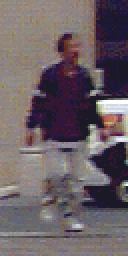
#> input picture lab11_HOG/pos/per00003.ppm, 64 x 128 px, given in place of per00060.ppm, which was not available (shown 2 times larger)
$ python zad2_SVM.py   (older library calls are emulated)
#> lines starting #> are read from the running program, lines starting #| are printed output that depends on the picture; pictures that were not available may be replaced by others from this repository, and a replacement may not be noted

import cv2
import numpy as np
import matplotlib.pyplot as plt
import sys
import os
from sklearn import svm
from sklearn.model_selection import train_test_split
import scipy.ndimage.filters as filters
import math
import scipy

# per00060.ppm
img = cv2.imread('./pedestrians/pos/per00060.ppm')
#> img is the input picture: shape (128, 64, 3); mean B, G, R 100.8, 95.7, 107.1

# plt.figure()
# plt.imshow(img, 'gray')


def HOGpicture(w, bs):  # w - histogramy gradientow obrazu, bs - rozmiar komorki (u nas 8)
    bim1 = np.zeros((bs, bs))
    bim1[np.round(bs // 2):np.round(bs // 2) + 1, :] = 1;
    bim = np.zeros(bim1.shape + (9,));
    bim[:, :, 0] = bim1;
    for i in range(0, 9):  # 2:9,
        bim[:, :, i] = scipy.misc.imrotate(bim1, -i * 20, 'nearest') / 255
    Y, X, Z = w.shape
    w[w < 0] = 0;
    im = np.zeros((bs * Y, bs * X));
    for i in range(Y):
        iisl = (i) * bs
        iisu = (i + 1) * bs
        for j in range(X):
            jjsl = j * bs
            jjsu = (j + 1) * bs
            for k in range(9):
                im[iisl:iisu, jjsl:jjsu] += bim[:, :, k] * w[i, j, k];
    return im


def single_grad(img):
    dx = scipy.ndimage.filters.convolve1d(np.int32(img), np.array([-1, 0, 1]), 1)
#> img: shape (128, 64)
    dy = scipy.ndimage.filters.convolve1d(np.int32(img), np.array([-1, 0, 1]), 0)
    # macierz gradientu
    grad = np.sqrt(dx ** 2 + dy ** 2)
    grad[0:1, 0:-1] = 0
#> grad: shape (128, 64) float64; min 0, max 224.5, mean 25.2
    grad[img.shape[0] - 1 - 1, 0:-1] = 0
#> grad: shape (128, 64) float64; min 0, max 224.5, mean 25.1
    grad[0:-1, 0:1] = 0
#> grad: shape (128, 64) float64; min 0, max 224.5, mean 24.8
    grad[0:-1, img.shape[1] - 1 - 1] = 0
#> grad: shape (128, 64) float64; min 0, max 224.5, mean 24.3
    # orient = np.degrees(np.arctan2(dy, dx))
    orient = np.rad2deg(np.arctan2(dy, dx))
    # [8 lines of commented-out code are left out]

    return grad, orient


def gradient(img):
    gradB, orientB = single_grad(img[:, :, 0])
    gradG, orientG = single_grad(img[:, :, 1])
#> in single_grad (call 2), `grad[0:1, 0:-1] = 0`: grad: shape (128, 64) float64; min 0, max 257.2, mean 22.6
#> in single_grad (call 2), `grad[img.shape[0] - 1 - 1, 0:-1] = 0`: grad: shape (128, 64) float64; min 0, max 257.2, mean 22.6
#> in single_grad (call 2), `grad[0:-1, 0:1] = 0`: grad: shape (128, 64) float64; min 0, max 257.2, mean 22.4
#> in single_grad (call 2), `grad[0:-1, img.shape[1] - 1 - 1] = 0`: grad: shape (128, 64) float64; min 0, max 257.2, mean 21.9
    gradR, orientR = single_grad(img[:, :, 2])
#> in single_grad (call 3), `grad[0:1, 0:-1] = 0`: grad: shape (128, 64) float64; min 0, max 232.2, mean 23.4
#> in single_grad (call 3), `grad[img.shape[0] - 1 - 1, 0:-1] = 0`: grad: shape (128, 64) float64; min 0, max 232.2, mean 23.4
#> in single_grad (call 3), `grad[0:-1, 0:1] = 0`: grad: shape (128, 64) float64; min 0, max 232.2, mean 23.2
#> in single_grad (call 3), `grad[0:-1, img.shape[1] - 1 - 1] = 0`:
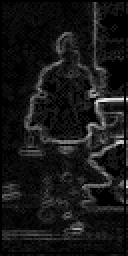
#> grad: shape (128, 64) float64 (shown 2 times larger); min 0, max 232.2, mean 22.7

    grad = gradB.copy()  # poczatkowo wynikowa macierz to gradientskladowej B
    m1 = gradB - gradG  # m1 - tablica pomocnicza do wyznaczania maksimummiedzy skladowymi B i G
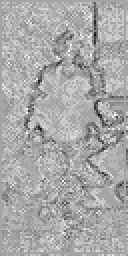
#> m1: shape (128, 64) float64 (shown 2 times larger); min -95.24, max 52.03, mean 2.5; drawn with min black and max white
    grad[m1 < 0] = gradG[
        m1 < 0]  # w macierzy wynikowej gradienty skladowej B sapodmieniane na wieksze od nich gradienty skladowej G
    m2 = grad - gradR
    grad[m2 < 0] = gradR[m2 < 0]

    orient = orientB.copy()  # poczatkowo wynikowa macierz to gradientskladowej B
    orient[m1 < 0] = orientG[
        m1 < 0]  # w macierzy wynikowej gradienty skladowej B sapodmieniane na wieksze od nich gradienty skladowej G
    orient[m2 < 0] = orientR[m2 < 0]
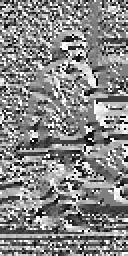
#> orient: shape (128, 64) float64 (shown 2 times larger); min -179.3, max 180, mean 11.2; drawn with min black and max white

    # [6 lines of commented-out code are left out]

    return grad, orient


def HOGhist(img):
    SXY, DIR = gradient(img)
    YY, XX, zz = img.shape
#> YY = 128; XX = 64; zz = 3

    # Obliczenia histogramow
    cellSize = 8  # rozmiar komorki
    YY_cell = np.int32(YY / cellSize)
#> YY_cell = 16
    XX_cell = np.int32(XX / cellSize)
#> XX_cell = 8

    # Kontener na histogramy - zakladamy, ze jest 9 przedzialow
    hist = np.zeros([YY_cell, XX_cell, 9], np.float32)

    # Iteracja po komorkach na obrazie
    for jj in range(0, YY_cell):
        for ii in range(0, XX_cell):

            # Wyciecie komorki
            M = SXY[jj * cellSize:(jj + 1) * cellSize, ii * cellSize:(ii + 1) * cellSize]
            T = DIR[jj * cellSize:(jj + 1) * cellSize, ii * cellSize:(ii + 1) * cellSize]
            M = M.flatten()
            T = T.flatten()

            # Obliczenie histogramu
            for k in range(0, cellSize * cellSize):
                # [4 lines of commented-out code are left out]
                m = M[k];
                t = T[k];

                # Usuniecie ujemnych kata (zalozenie katy w stopniach)
                if (t < 0):
                    t = t + 180

                # Wyliczenie przezdialu
                t0 = np.floor((t - 10) / 20) * 20 + 10;  # Przedzial ma rozmiar 20,srodek to 20

                # Przypadek szczegolny tj. t0 ujemny
                if (t0 < 0):
                    t0 = 170

                # Wyznaczenie indeksow przedzialu
                i0 = int((t0 - 10) / 20);
                i1 = i0 + 1;

                # Zawijanie
                if i1 == 9:
                    i1 = 0;

                # Obliczenie odleglosci do srodka przedzialu
                d = min(abs(t - t0), 180 - abs(t - t0)) / 20

                # Aktualizacja histogramu
                hist[jj, ii, i0] = hist[jj, ii, i0] + m * (1 - d)
                hist[jj, ii, i1] = hist[jj, ii, i1] + m * (d)

    e = math.pow(0.00001, 2)
    F = []
    for jj in range(0, YY_cell - 1):
        for ii in range(0, XX_cell - 1):
            H0 = hist[jj, ii, :]
            H1 = hist[jj, ii + 1, :]
            H2 = hist[jj + 1, ii, :]
            H3 = hist[jj + 1, ii + 1, :]
            H = np.concatenate((H0, H1, H2, H3))
            n = np.linalg.norm(H)
            Hn = H / np.sqrt(math.pow(n, 2) + e)
            F = np.concatenate((F, Hn))

    return F


gradf, orientf = gradient(img)

F = HOGhist(img)
#> F = 3780 values, max 0.809 at index 2281, min 0 at index 246, mean 0.126

#######################################################

HOG_data = np.zeros([2 * 100, 3781], np.float32)
for i in range(0, 100):
    IP = cv2.imread('./pedestrians/pos/per%05d.ppm' % (i + 1))
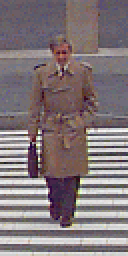
#> input picture lab11_HOG/pos/per00011.ppm, 64 x 128 px, given in place of per00001.ppm, which was not available (shown 2 times larger)
#> IP is the input picture: shape (128, 64, 3); mean B, G, R 122.1, 119.1, 130.7
    IN = cv2.imread('./pedestrians/neg/neg%05d.png' % (i + 1))
    F = HOGhist(IP)
#> in single_grad (call 7), `grad[0:1, 0:-1] = 0`: grad: shape (128, 64) float64; min 0, max 231.2, mean 47.5
#> in single_grad (call 7), `grad[img.shape[0] - 1 - 1, 0:-1] = 0`: grad: shape (128, 64) float64; min 0, max 231.2, mean 46.8
#> in single_grad (call 7), `grad[0:-1, 0:1] = 0`: grad: shape (128, 64) float64; min 0, max 231.2, mean 46
#> in single_grad (call 7), `grad[0:-1, img.shape[1] - 1 - 1] = 0`: grad: shape (128, 64) float64; min 0, max 231.2, mean 45.2
#> in single_grad (call 7), `orient = np.rad2deg(np.arctan2(dy, dx))`:
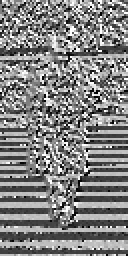
#> orient: shape (128, 64) float64 (shown 2 times larger); min -179.5, max 180, mean 4.8; drawn with min black and max white
#> in single_grad (call 8), `dy = scipy.ndimage.filters.convolve1d(np.int32(img), np.array([-1, 0, ..`:
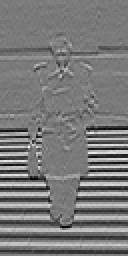
#> dy: shape (128, 64) int32 (shown 2 times larger); min -211, max 228, mean -1.7; drawn with min black and max white
#> in single_grad (call 8), `grad = np.sqrt(dx ** 2 + dy ** 2)`:
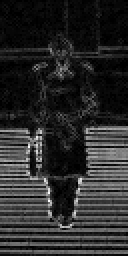
#> grad: shape (128, 64) float64 (shown 2 times larger); min 0, max 289.3, mean 48.7; drawn with min black and max white
#> F = 3780 values, max 0.835 at index 1975, min 0 at index 1506, mean 0.113
    HOG_data[i, 0] = 1
    HOG_data[i, 1:] = F
    F = HOGhist(IN)
#> (the run stopped early here; a loop or call above may not have finished)
